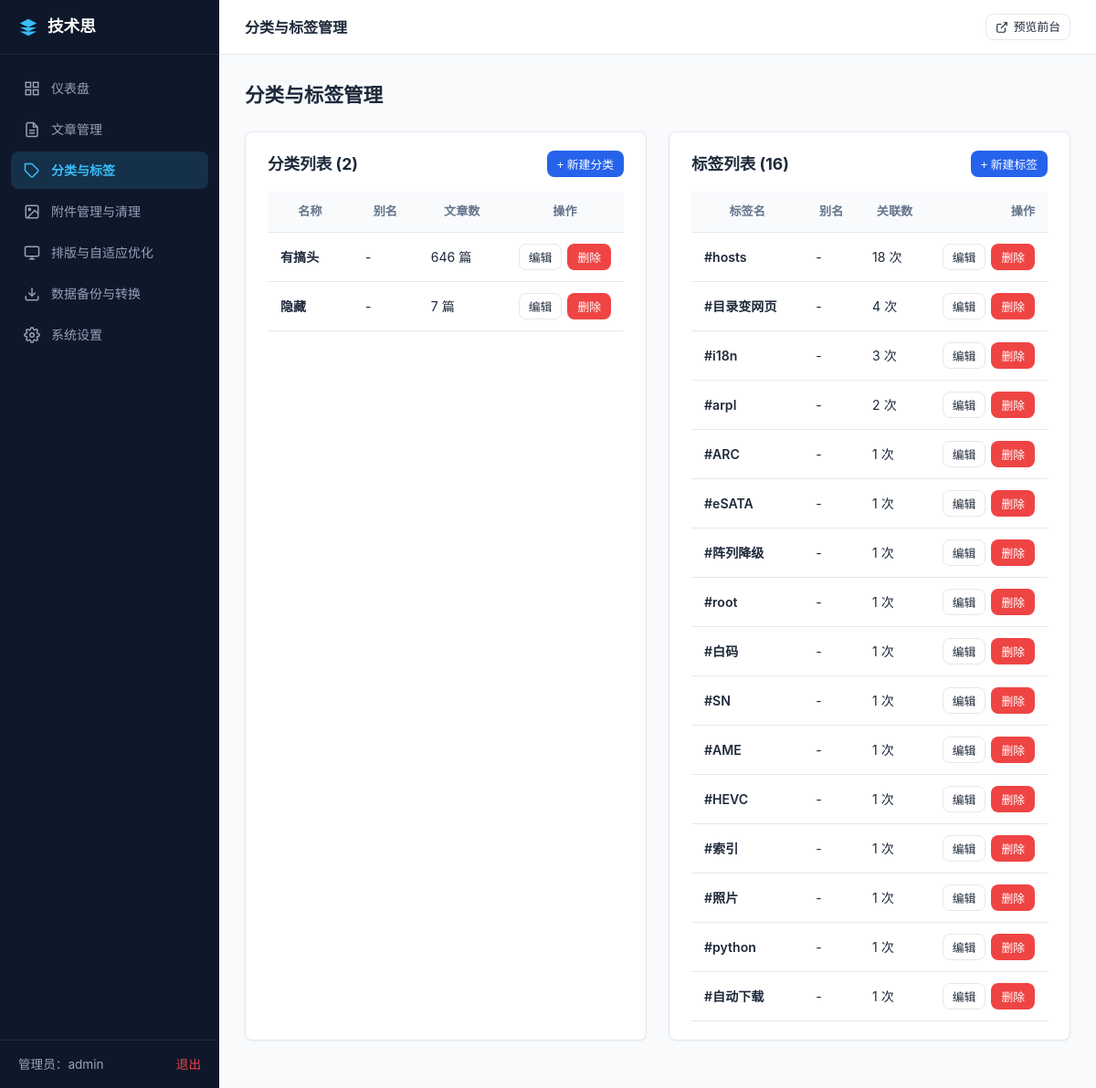
The app's page /admin/taxonomy (signed in) with its own data.
### tables this page shows
CREATE TABLE sys_setting (
    key TEXT PRIMARY KEY,
    value TEXT NOT NULL DEFAULT ''
);

CREATE TABLE "zbp_category"(
  cate_ID INT,
  cate_Name TEXT,
  cate_Order INT,
  cate_Count INT,
  cate_Alias TEXT
);

CREATE TABLE "zbp_tag"(
  tag_ID INT,
  tag_Name TEXT,
  tag_Count INT,
  tag_Alias TEXT
);

### app/Controllers/AdminController.php (called while the page is built, shortened)
<?php
class AdminController {
    public function taxonomy(): void {
        $categories = Category::getAll();
        $tags = Tag::getAll();
        require VIEW_PATH . '/admin/taxonomy.php';
    }
}

### app/Config.php (called while the page is built, shortened)
<?php
$zblogOptionFile = null;
$possibleOptionPaths = [
    ROOT_PATH . '/zb_users/c_option.php',
    ROOT_PATH . '/c_option.php',
    dirname(ROOT_PATH) . '/zb_users/c_option.php',
    dirname(ROOT_PATH) . '/c_option.php'
];
$sqliteDbPath = DATA_PATH . '/blog.db';
$sqliteExists = file_exists($sqliteDbPath);
$sqliteConfig = [
    'path' => $sqliteDbPath
];
$mysqlConfig = [
    'host' => '127.0.0.1',
    'port' => 3306,
    'dbname' => 'zblog',
    'username' => 'root',
    'password' => '',
    'charset' => 'utf8mb4'
];
$cOptionMysqlAvailable = false;
if ($sqliteExists) {
    $dbDriver = 'sqlite';
} elseif ($cOptionMysqlAvailable) {
    $dbDriver = 'mysql';
} else {
    $dbDriver = 'sqlite';
}
return [
    'db_driver' => $dbDriver,
    'sqlite' => $sqliteConfig,
    'mysql' => $mysqlConfig,
    'site_url' => '',
    'upload_url' => '/users/upload',
    'admin_session_key' => 'zblog_admin_user',
    'c_option_source' => $zblogOptionFile,
    'c_option_has_mysql' => $cOptionMysqlAvailable,
    'sqlite_db_exists' => $sqliteExists,
    'is_installed' => file_exists(DATA_PATH . '/install.lock') || $sqliteExists
];

### app/Database.php (called while the page is built, shortened)
<?php
class Database {
    private static ?PDO $instance = null;
    public static function getConn(): PDO {
        if (self::$instance === null) {
            $config = require APP_PATH . '/Config.php';
            $sqlitePath = $config['sqlite']['path'] ?? (DATA_PATH . '/blog.db');
            if (file_exists($sqlitePath)) {
                try {
                    self::$instance = new PDO("sqlite:" . $sqlitePath);
                    self::$instance->setAttribute(PDO::ATTR_ERRMODE, PDO::ERRMODE_EXCEPTION);
                    self::$instance->setAttribute(PDO::ATTR_DEFAULT_FETCH_MODE, PDO::FETCH_ASSOC);
                    self::$instance->exec("PRAGMA journal_mode = WAL;");
                    return self::$instance;
                } catch (Exception $e) {
                }
            }
            die("<div style='font-family:sans-serif;max-width:600px;margin:50px auto;padding:24px;border:1px solid #fecaca;background:#fef2f2;border-radius:8px;color:#991b1b;line-height:1.6;'>
                <h3 style='margin-top:0;'>❌ 数据库未连接</h3>
                <p>系统未检测到本地 SQLite 数据库文件 (<code>data/blog.db</code>)，且 MySQL 数据库无法连通。</p>
                <p><a href='/install' style='display:inline-block;padding:8px 16px;background:#dc2626;color:#fff;text-decoration:none;border-radius:4px;font-weight:600;'>前往安装与迁移引导程序 &rarr;</a></p>
            </div>");
        }
        return self::$instance;
    }
    public static function query(string $sql, array $params = []): array {
        $stmt = self::getConn()->prepare($sql);
        $stmt->execute($params);
        return $stmt->fetchAll();
    }
    public static function fetchOne(string $sql, array $params = []): ?array {
        $stmt = self::getConn()->prepare($sql);
        $stmt->execute($params);
        $res = $stmt->fetch();
        return $res ? $res : null;
    }
    public static function execute(string $sql, array $params = []): int {
        $stmt = self::getConn()->prepare($sql);
        $stmt->execute($params);
        return $stmt->rowCount();
    }
}

### app/Models/Category.php (called while the page is built, shortened)
<?php
class Category {
    public static function getAll(): array {
        return Database::query("SELECT * FROM zbp_category ORDER BY cate_Order ASC, cate_ID ASC");
    }
}

### app/Models/Tag.php (called while the page is built, shortened)
<?php
class Tag {
    public static function getAll(): array {
        return Database::query("SELECT * FROM zbp_tag ORDER BY tag_Count DESC, tag_ID ASC");
    }
}

### app/Models/Setting.php (called while the page is built, shortened)
<?php
class Setting {
    public static function ensureTable(): void {
        $config = require APP_PATH . '/Config.php';
        $driver = $config['db_driver'] ?? 'sqlite';
        try {
            if ($driver === 'sqlite') {
                Database::execute("CREATE TABLE IF NOT EXISTS sys_setting (key TEXT PRIMARY KEY, value TEXT NOT NULL DEFAULT '')");
            } else {
                Database::execute("CREATE TABLE IF NOT EXISTS `sys_setting` (`key` varchar(191) NOT NULL, `value` longtext NOT NULL, PRIMARY KEY (`key`)) ENGINE=InnoDB DEFAULT CHARSET=utf8mb4;");
            }
            $countRow = Database::fetchOne("SELECT COUNT(*) as c FROM sys_setting");
        } catch (\Exception $e) {
        }
    }
    public static function get(string $key, string $default = ''): string {
        self::ensureTable();
        try {
            $row = Database::fetchOne("SELECT value FROM sys_setting WHERE key = ?", [$key]);
            $val = $row ? $row['value'] : $default;
        } catch (\Exception $e) {
            $val = $default;
        }
        return $val;
    }
}

### views/admin/taxonomy.php (the view, shortened to what this page needs)
<?php
$pageTitle = '分类与标签管理';
?>
<div class="page-title-row">
    <h2 class="page-title">分类与标签管理</h2>
</div>
<div style="display: grid; grid-template-columns: 1fr 1fr; gap: 24px;">
    <div class="card">
        <div style="display: flex; align-items: center; justify-content: space-between; margin-bottom: 16px;">
            <h3 style="font-size: 1.1rem; font-weight: 700;">分类列表 (<?= count($categories) ?>)</h3>
            <button onclick="showCatModal()" class="btn btn-primary btn-sm">+ 新建分类</button>
        </div>
        <table class="data-table">
            <thead>
                <tr>
                    <th>名称</th>
                    <th>别名</th>
                    <th>文章数</th>
                    <th width="90">操作</th>
                </tr>
            </thead>
            <tbody>
                <?php foreach ($categories as $cat): ?>
                    <tr>
                        <td style="font-weight: 600;"><?= htmlspecialchars($cat['cate_Name']) ?></td>
                        <td><?= htmlspecialchars($cat['cate_Alias'] ?: '-') ?></td>
                        <td><?= $cat['cate_Count'] ?> 篇</td>
                        <td style="text-align: right;">
                            <div class="action-btn-group">
                                <button onclick="editCat(<?= htmlspecialchars(json_encode($cat)) ?>)" class="btn btn-outline btn-sm">编辑</button>
                                <button onclick="deleteCat(<?= $cat['cate_ID'] ?>)" class="btn btn-danger btn-sm">删除</button>
                            </div>
                        </td>
                    </tr>
                <?php endforeach; ?>
            </tbody>
        </table>
    </div>
    <div class="card">
        <div style="display: flex; align-items: center; justify-content: space-between; margin-bottom: 16px;">
            <h3 style="font-size: 1.1rem; font-weight: 700;">标签列表 (<?= count($tags) ?>)</h3>
            <button onclick="showTagModal()" class="btn btn-primary btn-sm">+ 新建标签</button>
        </div>
        <table class="data-table">
            <thead>
                <tr>
                    <th>标签名</th>
                    <th>别名</th>
                    <th>关联数</th>
                    <th width="110" style="text-align: right;">操作</th>
                </tr>
            </thead>
            <tbody>
                <?php foreach ($tags as $tag): ?>
                    <tr>
                        <td style="font-weight: 600;">#<?= htmlspecialchars($tag['tag_Name']) ?></td>
                        <td><?= htmlspecialchars($tag['tag_Alias'] ?: '-') ?></td>
                        <td><?= $tag['tag_Count'] ?> 次</td>
                        <td style="text-align: right;">
                            <div class="action-btn-group">
                                <button onclick="editTag(<?= htmlspecialchars(json_encode($tag)) ?>)" class="btn btn-outline btn-sm">编辑</button>
                                <button onclick="deleteTag(<?= $tag['tag_ID'] ?>)" class="btn btn-danger btn-sm">删除</button>
                            </div>
                        </td>
                    </tr>
                <?php endforeach; ?>
            </tbody>
        </table>
    </div>
</div>
<?php
$content = ob_get_clean();
require VIEW_PATH . '/admin/layout.php';
?>

### views/admin/layout.php (shortened to what this page needs)
<?php
$adminSiteName = Setting::get('site_name', '技术思维棱镜');
$currentRoute = $_SERVER['REQUEST_URI'] ?? '/admin';
?>
<!DOCTYPE html>
<html lang="zh-CN">
<head>
    <link rel="stylesheet" href="/assets/css/admin.css">
</head>
<body>
<div class="admin-layout">
    <aside class="admin-sidebar">
        <div class="admin-brand">
            <svg width="22" height="22" viewBox="0 0 24 24" fill="#38bdf8"><path d="M12 2L2 7l10 5 10-5-10-5zM2 17l10 5 10-5M2 12l10 5 10-5"/></svg>
            <span style="overflow:hidden; text-overflow:ellipsis; white-space:nowrap;" title="<?= htmlspecialchars($adminSiteName) ?>"><?= htmlspecialchars($adminSiteName) ?></span>
        </div>
        <nav class="admin-nav">
            <a href="/admin" class="<?= $currentRoute === '/admin' ? 'active' : '' ?>">
                <svg width="18" height="18" viewBox="0 0 24 24" fill="none" stroke="currentColor" stroke-width="2"><rect x="3" y="3" width="7" height="7"/><rect x="14" y="3" width="7" height="7"/><rect x="14" y="14" width="7" height="7"/><rect x="3" y="14" width="7" height="7"/></svg>
                <span>仪表盘</span>
            </a>
            <a href="/admin/posts" class="<?= strpos($currentRoute, '/admin/posts') === 0 ? 'active' : '' ?>">
                <svg width="18" height="18" viewBox="0 0 24 24" fill="none" stroke="currentColor" stroke-width="2"><path d="M14 2H6a2 2 0 00-2 2v16a2 2 0 002 2h12a2 2 0 002-2V8z"/><polyline points="14 2 14 8 20 8"/><line x1="16" y1="13" x2="8" y2="13"/><line x1="16" y1="17" x2="8" y2="17"/></svg>
                <span>文章管理</span>
            </a>
            <a href="/admin/taxonomy" class="<?= strpos($currentRoute, '/admin/taxonomy') === 0 ? 'active' : '' ?>">
                <svg width="18" height="18" viewBox="0 0 24 24" fill="none" stroke="currentColor" stroke-width="2"><path d="M20.59 13.41l-7.17 7.17a2 2 0 01-2.83 0L2 12V2h10l8.59 8.59a2 2 0 010 2.82z"/><line x1="7" y1="7" x2="7.01" y2="7"/></svg>
                <span>分类与标签</span>
            </a>
            <a href="/admin/media" class="<?= strpos($currentRoute, '/admin/media') === 0 ? 'active' : '' ?>">
                <svg width="18" height="18" viewBox="0 0 24 24" fill="none" stroke="currentColor" stroke-width="2"><rect x="3" y="3" width="18" height="18" rx="2"/><circle cx="8.5" cy="8.5" r="1.5"/><polyline points="21 15 16 10 5 21"/></svg>
                <span>附件管理与清理</span>
            </a>
            <a href="/admin/content-cleaner" class="<?= strpos($currentRoute, '/admin/content-cleaner') === 0 ? 'active' : '' ?>">
                <svg width="18" height="18" viewBox="0 0 24 24" fill="none" stroke="currentColor" stroke-width="2"><rect x="2" y="3" width="20" height="14" rx="2" ry="2"/><line x1="8" y1="21" x2="16" y2="21"/><line x1="12" y1="17" x2="12" y2="21"/></svg>
                <span>排版与自适应优化</span>
            </a>
            <a href="/admin/backup" class="<?= strpos($currentRoute, '/admin/backup') === 0 ? 'active' : '' ?>">
                <svg width="18" height="18" viewBox="0 0 24 24" fill="none" stroke="currentColor" stroke-width="2"><path d="M21 15v4a2 2 0 0 1-2 2H5a2 2 0 0 1-2-2v-4"></path><polyline points="7 10 12 15 17 10"></polyline><line x1="12" y1="15" x2="12" y2="3"></line></svg>
                <span>数据备份与转换</span>
            </a>
            <a href="/admin/settings" class="<?= strpos($currentRoute, '/admin/settings') === 0 ? 'active' : '' ?>">
                <span>系统设置</span>
            </a>
        </nav>
        <div class="admin-sidebar-footer">
            <span>管理员：<?= htmlspecialchars($_SESSION['admin_username'] ?? 'admin') ?></span>
            <a href="/admin/logout" style="color: #ef4444;" title="退出登录">退出</a>
        </div>
    </aside>
    <main class="admin-main">
        <header class="admin-topbar">
            <div style="font-weight: 600; font-size: 1rem; color: var(--admin-text);"><?= $pageTitle ?? '管理后台' ?></div>
            <div style="display: flex; align-items: center; gap: 12px;">
                <a href="/" target="_blank" class="btn btn-outline btn-sm">
                    <svg width="14" height="14" viewBox="0 0 24 24" fill="none" stroke="currentColor" stroke-width="2"><path d="M18 13v6a2 2 0 01-2 2H5a2 2 0 01-2-2V8a2 2 0 012-2h6"/><polyline points="15 3 21 3 21 9"/><line x1="10" y1="14" x2="21" y2="3"/></svg>
                    <span>预览前台</span>
                </a>
            </div>
        </header>
        <div class="admin-content">
            <?= $content ?? '' ?>
        </div>
    </main>
</div>
</body>
</html>

### records on screen
sys_setting: value "技术思"
zbp_category: cate_Name "有搞头", cate_Alias "-", cate_Count "646"
zbp_category: cate_Name "隐藏", cate_Alias "-", cate_Count "7"
zbp_tag: tag_Name "hosts", tag_Alias "-", tag_Count "18"
zbp_tag: tag_Name "目录变网页", tag_Alias "-", tag_Count "4"
zbp_tag: tag_Name "i18n", tag_Alias "-", tag_Count "3"
zbp_tag: tag_Name "arpl", tag_Alias "-", tag_Count "2"
zbp_tag: tag_Name "ARC", tag_Alias "-", tag_Count "1"
zbp_tag: tag_Name "eSATA", tag_Alias "-", tag_Count "1"
zbp_tag: tag_Name "阵列降级", tag_Alias "-", tag_Count "1"
zbp_tag: tag_Name "root", tag_Alias "-", tag_Count "1"
zbp_tag: tag_Name "白码", tag_Alias "-", tag_Count "1"
zbp_tag: tag_Name "SN", tag_Alias "-", tag_Count "1"
zbp_tag: tag_Name "AME", tag_Alias "-", tag_Count "1"
zbp_tag: tag_Name "HEVC", tag_Alias "-", tag_Count "1"
zbp_tag: tag_Name "索引", tag_Alias "-", tag_Count "1"
zbp_tag: tag_Name "照片", tag_Alias "-", tag_Count "1"
zbp_tag: tag_Name "python", tag_Alias "-", tag_Count "1"
zbp_tag: tag_Name "自动下载", tag_Alias "-", tag_Count "1"

### other values on screen
$_SESSION['admin_username'] "admin"
$pageTitle "分类与标签管理"
count($categories) "2"
count($tags) "16"
